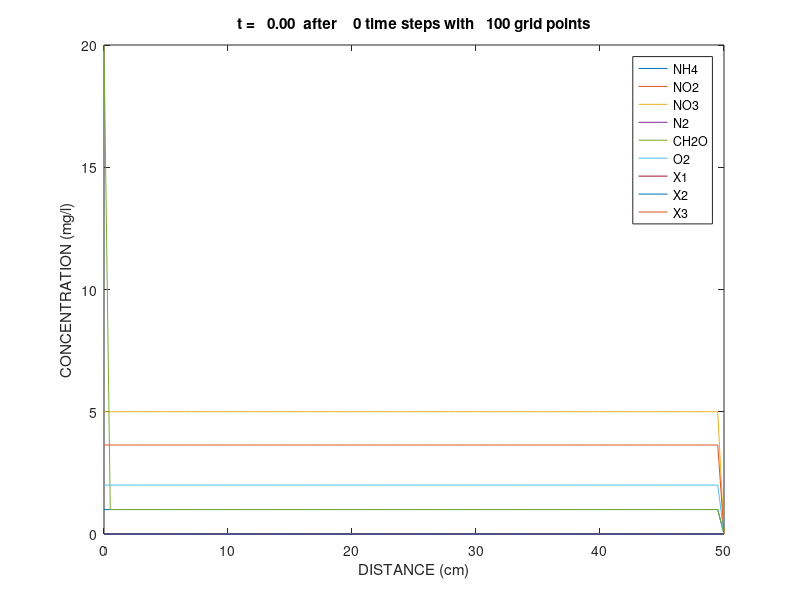

Write the MATLAB code that produced this figure. (Note: this script raises an error after producing the figure.)
function Nitrogen_model()
% parameters and model equations refer to
% Mee-Sun Lee et al., Nitrogen transformation and transport modeling
% in groundwater aquifers. Ecological Modelling, 2006

v       = 10;        % unit: cm/day, average linear velocity
Diff    = 0.5*v;     % unit: cm2/day, longitudinal dispersivity (cm) * velocity (cm/day)
xl      = 0;         % unit: cm, left boundary
xr      = 50;        % unit: cm, right boundary
nx      = 100;       % number of nodes
tfinal  = 8;         % unit: day, total simulation time
dx      = (xr-xl)/nx;% unit: cm, space step
dt      = 0.08;      % unit: day, time step
x       = linspace(xl, xr, nx)';  % unit: cm, space grids
nsteps  = round(tfinal/dt);       % time steps
nplot   = 1;

tn      = 0;         % t(n)
ns      = 9;         % number of different component
u0      = zeros(nx, ns);
% initial values, unit: mg/l
% NH4  = u0(:,1)
% NO2  = u0(:,2)
% NO3  = u0(:,3)
% N2   = u0(:,4)
% CH2O = u0(:,5)
% O2   = u0(:,6)
% X1   = u0(:,7)
% X2   = u0(:,8)
% X3   = u0(:,9)
u0(:,1) = 1.0;
u0(:,2) = 0;
u0(:,3) = 5.0;
u0(:,4) = 0.0;
u0(:,5) = 1.0;
u0(:,6) = 2.0;
u0(:,7) = 0.0;
u0(:,8) = 0.0;
u0(:,9) = 3.64;
% left boundary values, unit: mg/l
u0(1,1) = 1.0;
u0(1,2) = 0;
u0(1,3) = 5.0;
u0(1,4) = 0.0;
u0(1,5) = 20.0;
u0(1,6) = 2.0;
u0(1,7) = 0.0;
u0(1,8) = 0.0;
u0(1,9) = 3.64;
% right boundary values
u0(nx,1) = 0.0;
u0(nx,2) = 0.0;
u0(nx,3) = 0.0;
u0(nx,4) = 0.0;
u0(nx,5) = 0.0;
u0(nx,6) = 0.0;
u0(nx,7) = 0.0;
u0(nx,8) = 0.0;
u0(nx,9) = 0.0;

u = u0;

% construct left hand matrix
alpha  = -v*dt/dx/4;
beta   = Diff*dt/dx^2/2;
A      = (alpha - beta) * ones(nx);
A(1)   = 0;
A(nx) = 0;
B      = (1 + 2*beta) * ones(nx);
B(1)   = 1;
B(nx) = 1;
C      = (-alpha - beta) * ones(nx);
C(1)   = 0;
C(nx) = 0;

I = (2:nx-1)';
% legend text for plot
specs  = {'NH4', 'NO2', 'NO3', 'N2', 'CH2O', 'O2', 'X1', 'X2', 'X3'};
% plot initial condition
plot(x, u);
legend(specs(1:ns));
title(sprintf('t = %6.2f  after %4i time steps with %5i grid points',...
               tn,0,nx))
xlim([0 xr])
xlabel('DISTANCE (cm)')
ylabel('CONCENTRATION (mg/l)')
drawnow

for n = 1 : nsteps    
    tnp = tn + dt;
    
    % transport for each component
    for i = 1 : ns
        D      = zeros(nx);
        D(I)   = (-alpha+beta)*u(I-1,i)+(1-2*beta)*u(I,i)+(alpha+beta)*u(I+1,i);
        D(1)   = u0(1,i);
        D(nx)  = 2*u(nx-1,i) - u(nx-2,i);
        u(:,i) = TDMAsolver(A, B, C, D);
    end
    
    % Runge Kutta method solving system of ODEs
    for i = 1 : nx
        u(i,:) = Runge_Kutta(@myode, tnp, dt, u(i,:));
    end
    
    if mod(n,nplot)==0 || n==nsteps
        flag = 1:ns;
        for i = 1 : ns
            if all(u(:,i) < 1e-3)
                flag(i) = 0;
            end
        end
        flag(flag==0) = [];
        plot(x, u(:,flag))
        legend(specs(flag))
        title(sprintf('t = %6.2f  after %4i time steps with %5i grid points',...
                       tnp,n,nx))
        xlim([0 50])
        xlabel('DISTANCE (cm)')
        ylabel('CONCENTRATION (mg/l)')
        drawnow
    end    
    tn = tnp;    
end

end


%--------------------------------------------------------------------------

function y = Runge_Kutta(f, t, h, y)
% Runge Kutta 4th order method for solving ODE
% input: f = function handle
%        h = time step

k1 = f(t, y);
k2 = f(t + h/2, y' + h/2 * k1);
k3 = f(t + h/2, y' + h/2 * k2);
k4 = f(t + h,   y' + h   * k3);
y = y + h/6*(k1'+2*k2'+2*k3'+k4');

end

%--------------------------------------------------------------------------
function dydt = myode(~,y)

mu_max_nit1  = 10;      % unit: 1/day, the maximum substrate utilization rate for nitrification (ammonium -> nitrite)
mu_max_nit2  = 10;      % unit: 1/day, the maximum substrate utilization rate for nitrification (nitrite -> nitrate)
mu_max_denit = 40;      % unit: 1/day, the maximum substrate utilization rate for denitrification (nitrate -> nitrogen)
mu_max_oxid  = 30;      % unit: 1/day, the maximum substrate utilization rate for organic carbon oxidation
K_NH4        = 1;       % unit: mg/l, half saturation constant for NH4+
K_NO2        = 1.8;     % unit: mg/l, half saturation constant for NO2-
K_NO3        = 2.6;     % unit: mg/l, half saturation constant for NO3-
K_O2         = 0.77;    % unit: mg/l, half saturation constant for O2
K_CH2O       = 40;      % unit: mg/l, half saturation constant for CH2O
k_O2I        = 0.01;    % unit: mg/l, oxygen inhibition constant
kb1          = 1;       % unit: mg/l, ammonia-oxidizing biomass inhibition constant
kb2          = 1;       % unit: mg/l, nitrite-oxidizing biomass inhibition constant
kb3          = 0.5;     % unit: mg/l, heterotrophic biomass inhibition constant
yNO2_NH4     = 2.5504;  % ratio of NH4  substrate to NO2 substrate consumed
yNO3_NO2     = 1.3478;  % ratio of NO2  substrate to NO3 substrate consumed
yN2_NO3      = 0.4518;  % ratio of NO3  substrate to N2  substrate consumed
yO2_NH4      = 1.7739;  % ratio of NH4  substrate to O2  substrate consumed
yO2_NO2      = 0.6955;  % ratio of NO2  substrate to O2  substrate consumed
yO2_CH2O     = 1.0657;  % ratio of CH2O substrate to O2  substrate consumed
Y1           = 0.45;    % microbial yield coefficients for autotrophic ammonia-oxidizing bacteria
Y2           = 0.45;    % microbial yield coefficients for autotrophic nitrite-oxidizing bacteria
Y3           = 0.5;     % microbial yield coefficients for heterotrophic bacteria
d1           = 0.02;    % unit: 1/day, death or maintenance rate constant of autotrophic ammonia-oxidizing bacteria
d2           = 0.02;    % unit: 1/day, death or maintenance rate constant of autotrophic nitrite-oxidizing bacteria
d3           = 0.02;    % unit: 1/day, death or maintenance rate constant of heterotrophic biomass
R_NH4        = 1;       % retardation factor for NH4+
R_NO2        = 1;       % retardation factor for NO2-
R_NO3        = 1;       % retardation factor for NO3-
R_N2         = 1;       % retardation factor for N2
R_CH2O       = 1;       % retardation factor for CH2O
R_O2         = 1;       % retardation factor for O2

NH4  = y(1);
NO2  = y(2);
NO3  = y(3);
%N2   = y(4);
CH2O = y(5);
O2   = y(6);
X1   = y(7);    % unit: mg/l, concentration of autotrophic ammonia-oxidizing biomass
X2   = y(8);    % unit: mg/l, concentration of autotrophic nitrite-oxidizing biomass
X3   = y(9);    % unit: mg/l, the heterotrophic biomass concentration

r1 = mu_max_nit1*X1*(kb1/(kb1+X1))*(NH4/(K_NH4+NH4))*(O2/(K_O2+O2));    % unit: mg/day, substrate utilization rate by ammonium oxidation process 1
%r1 = mu_max_nit1*X1*(kb1/(kb1+X1))*1.0*(O2/(K_O2+O2));                  % ammonia is in excess
r2 = mu_max_nit2*X2*(kb2/(kb2+X2))*(NO2/(K_NO2+NO2))*(O2/(K_O2+O2));    % unit: mg/day, substrate utilization rate by nitrite oxidation process 2
r3 = mu_max_denit*X3*(kb3/(kb3+X3))*(k_O2I/(k_O2I+O2))*(CH2O/(K_CH2O+CH2O))*(NO3/(K_NO3+NO3));  % unit: mg/day, substrate utilization rate by denitrification
r4 = mu_max_oxid*X3*(kb3/(kb3+X3))*(CH2O/(K_CH2O+CH2O))*(O2/(K_O2+O2)); % unit: mg/day, substrate utilization rate by denitrification

dNH4dt  = - r1 / R_NH4;
dNO2dt  = (yNO2_NH4 * r1 - r2) / R_NO2;
dNO3dt  = (yNO3_NO2 * r2 - r3) / R_NO3;
dN2dt   = (yN2_NO3 * r3) / R_N2;
dCH2Odt = - r4 / R_CH2O;
dO2dt   = (-yO2_NH4 * r1 - yO2_NO2 * r2 - yO2_CH2O * r4) / R_O2;
dX1dt   = Y1 * r1 - X1 * d1;
dX2dt   = Y2 * r2 - X2 * d2;
dX3dt   = Y3 * (r3+r4) - X3 * d3;

dydt = zeros(9,1);
dydt(1) = dNH4dt;
dydt(2) = dNO2dt;
dydt(3) = dNO3dt;
dydt(4) = dN2dt;
dydt(5) = dCH2Odt;
dydt(6) = dO2dt;
dydt(7) = dX1dt;
dydt(8) = dX2dt;
dydt(9) = dX3dt;

end
